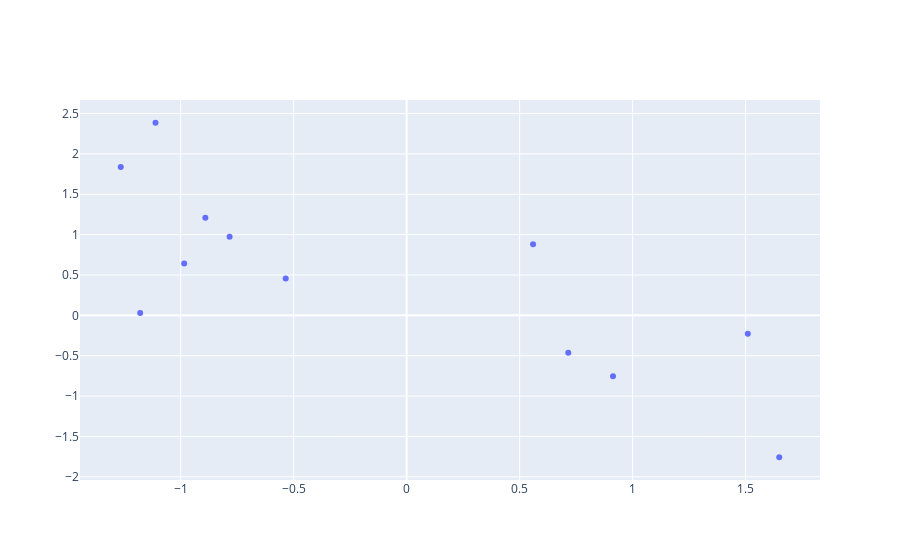

Notebook source saved alongside this figure:
### Markdown cell above
# Single-panel plots

### Code cell
# Univariate 0D:
y0      = np.random.randn(8)
d0      = cr1d.Dataset(y0)


# Bivariate 0D:
y1      = np.random.randn(12,2)
d1      = cr1d.Dataset(y1)

# Trivariate 0D:
y2      = np.random.randn(12,3)
d2      = cr1d.Dataset(y2)


fig = go.Figure()
d1.plot(fig)
fig.show()

### Figure 1 — Plotly figure (JSON) as saved in the notebook; plotly's stock layout.template omitted (floating-point values rounded to 4 significant figures)
{"data": [{"mode": "markers", "type": "scatter", "x": [1.649, -0.7831, -1.111, -1.179, 0.5595, 0.7152, 0.9132, -0.535, 1.51, -0.8903, -1.265, -0.9841], "y": [-1.758, 0.9736, 2.386, 0.02912, 0.881, -0.4621, -0.7547, 0.4566, -0.2282, 1.21, 1.838, 0.6409]}], "layout": {}}
